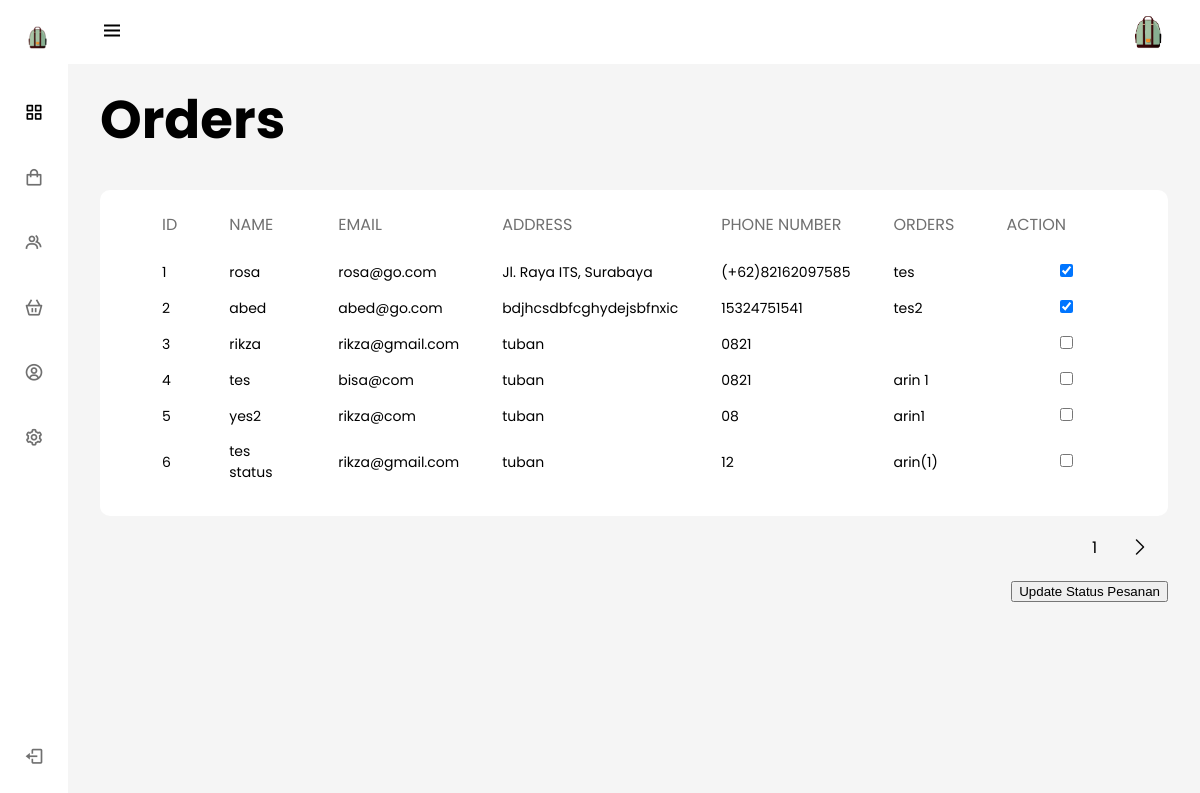
The page /admin/orders.php on the database its author committed.
### tables this page shows
CREATE TABLE `tbl_custinfo` (
  `id` int(10) UNSIGNED NOT NULL,
  `cust_name` varchar(255) NOT NULL,
  `cust_email` varchar(255) NOT NULL,
  `cust_address` varchar(255) NOT NULL,
  `cust_phone` varchar(20) NOT NULL,
  `cust_order` varchar(20) NOT NULL,
  `status_pesanan` tinyint(1) DEFAULT NULL
);

### admin/orders.php (the view, shortened to what this page needs)
<?php
if (isset($_GET['page'])) {
    $page = $_GET['page'];
} else {
    $page = 1;
}
$numPerPage = 10;
$startFrom = ($page - 1) * $numPerPage;
$con = openCon();
$query = "SELECT * FROM tbl_custinfo LIMIT $startFrom, $numPerPage";
$result = $con->query($query);
?>
<!DOCTYPE html>
<html lang="en">
<head>
    <link href="https://cdn.jsdelivr.net/npm/boxicons@2.0.5/css/boxicons.min.css" rel="stylesheet" />
    <link rel="stylesheet" href="includes/assets/css/styles.css" />
    <link rel="stylesheet" href="includes/assets/css/resets.css" />
    <link rel="stylesheet" href="includes/assets/css/headerSidebar.css" />
</head>
<body id="body-pd">
    <?php include 'includes/header.php' ?>
    <?php include 'includes/navBar.php' ?>
    <div class="container">
        <h1>Orders</h1>
        <div class="orders">
            <form method="post">
                <div class="orders-table">
                    <table>
                        <thead>
                            <tr>
                                <th class="title">ID</th>
                                <th class="title">Name</th>
                                <th class="title">Email</th>
                                <th class="title">Address</th>
                                <th class="title">Phone Number</th>
                                <th class="title">Orders</th>
                                <th class="title">Action</th>
                            </tr>
                        </thead>
                        <tbody>
                            <?php
                            while ($row = $result->fetch_array()) {
                              echo "<tr>";
                              echo "<td class=\"data\">" . $row['id'] . "</td>";
                              echo "<td class=\"data\">" . $row['cust_name'] . "</td>";
                              echo "<td class=\"data\">" . $row['cust_email'] . "</td>";
                              echo "<td class=\"data\">" . $row['cust_address'] . "</td>";
                              echo "<td class=\"data\">" . $row['cust_phone'] . "</td>";
                              echo "<td class=\"data\">" . $row['cust_order'] . "</td>";
                              $statusPesanan = $row['status_pesanan'];
                              $isChecked = $statusPesanan == 1 ? 'checked' : '';
                              echo "<td class=\"data\"><input type=\"checkbox\" name=\"selected_orders[]\" value=\"" . $row['id'] . "\" $isChecked></td>";
                              echo "</tr>\n";
                          }
                            ?>
                        </tbody>
                    </table>
                </div>
                <div class="page-container">
                    <?php
                    $prQuery = "SELECT * FROM tbl_custinfo";
                    $prResult = $con->query($prQuery);
                    $totalRecord = $prResult->num_rows;
                    $totalPage = ceil($totalRecord / $numPerPage);
                    echo "<ul>";
                    for ($i = 1; $i <= $totalPage; $i++) {
                        echo "<li><a href='orders.php?page=" . $i . "'>$i</a></li>";
                    }
                    if ($i > $page) {
                        echo "<li><a href='orders.php?page=" . ($page + 1) . "' class='btn-page next'></a></li>";
                    }
                    echo "</ul>";
                    ?>
                    <button type="submit" name="submit">Update Status Pesanan</button>
                </div>
            </form>
        </div>
    </div>
</body>
</html>

### admin/includes/assets/css/styles.css (style rules this page uses)
.page-container { position: absolute; height: 100px; right: 0; }
.page-container ul { display: flex; align-items: center; justify-content: center; list-style: none; }
.page-container li { display: flex; align-items: center; justify-content: center; width: 30px; height: 30px; margin-left: 15px; border-radius: 5px; }
.page-container li a { color: var(--black-color); }
.page-container .btn-page { width: 100%; height: 100%; }
.page-container .next { background-position: center; background-image: url(../img/next.png); }
.customers, .orders, .staff, .setting, .products { margin-top: 20px; position: relative; }
.customers-table, .orders-table, .staff-table, .products-table { margin-top: 30px; padding: 20px; background-color: var(--white-color); border-radius: 10px; }
table { width: 100%; height: auto; }
.title { padding: 0 10px 20px 40px;; text-align: left; color: var(--font-color); font-weight: 400; text-transform: uppercase; }
.data { padding-left: 40px; padding-bottom: 10px; font-size: 14px; }
.title:last-of-type, .data:last-of-type { text-align: right; padding-right: 70px; }
.title:last-of-type { padding-right: 80px; }
.title, .data { border-bottom: 1px solid var(--white-color); }

### admin/includes/assets/css/headerSidebar.css (style rules this page uses)
.container { padding: 1rem 1rem 0 0; }
h1 { font-size: 3.3125rem; margin: 0; }
@media screen and (min-width: 768px) { body { margin: calc(var(--header-height) + 1rem) 0 0 0; padding-left: calc(var(--nav-width) + 2rem); } }

### rows shown on the page
tbl_custinfo: id "1", cust_name "rosa", cust_email "rosa@go.com", cust_address "Jl. Raya ITS, Surabaya", cust_phone "(+62)82162097585", cust_order "tes"
tbl_custinfo: id "2", cust_name "abed", cust_email "abed@go.com", cust_address "bdjhcsdbfcghydejsbfnxic", cust_phone "15324751541", cust_order "tes2"
tbl_custinfo: id "3", cust_name "rikza", cust_email "rikza@gmail.com", cust_address "tuban", cust_phone "0821"
tbl_custinfo: id "4", cust_name "tes", cust_email "bisa@com", cust_address "tuban", cust_phone "0821", cust_order "arin 1"
tbl_custinfo: id "5", cust_name "yes2", cust_email "rikza@com", cust_address "tuban", cust_phone "08", cust_order "arin1"
tbl_custinfo: id "6", cust_name "tes status", cust_email "rikza@gmail.com", cust_address "tuban", cust_phone "12", cust_order "arin(1)"
